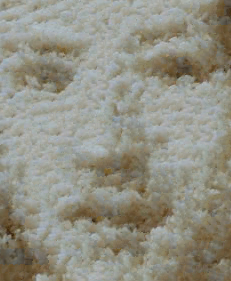

Source code (Python):
import numpy as np
from numpy.lib.stride_tricks import sliding_window_view

from pathlib import Path
from typing import Tuple, Union

from PIL import Image

def combine_cuts(h_cut, v_cut):
    v_cut_dict = dict([(v_cut[i], i) for i in range(len(v_cut))])
    h_cut_dict = dict([(h_cut[i], i) for i in range(len(h_cut))])

    for m in range(len(h_cut) - 1, -1, -1):
        (i, j) = h_cut[m]

        if (i, j) in v_cut_dict:
            n = v_cut_dict[(i, j)]
            return h_cut[m:], v_cut[(n + 1):]
        elif (i + 1, j) in v_cut_dict:
            n = v_cut_dict[(i + 1, j)]
            return h_cut[m:], v_cut[n:]
        elif (i + 1, j - 1) in v_cut_dict:
            n = v_cut_dict[(i + 1, j - 1)]
            return h_cut[m:], v_cut[n:]
        elif (i, j - 1) in v_cut_dict:
            n = v_cut_dict[(i, j - 1)]
            return h_cut[m:], v_cut[n:]
        elif (i - 1, j - 1) in v_cut_dict:
            n = v_cut_dict[(i - 1, j - 1)]
            return h_cut[m:], v_cut[n:]

    print("Shouldnt be here")
    assert False

def minimal_cost_path(B1, B2, block_dim, overlap):
    # Assume looking at column overlap
    B1_ov = convert_to_grayscale(B1[:, (block_dim[1] - overlap):, :])
    B2_ov = convert_to_grayscale(B2[:, :overlap, :])

    # Dynamic Programming for cut
    error_surface = np.power(B1_ov - B2_ov, 2)

    dp = np.zeros(error_surface.shape)
    paths = []
    for i in range(dp.shape[0]):
        for j in range(dp.shape[1]):
            dp[i, j] = error_surface[i, j]

            if i == 0:
                paths.append([])
            else:
                min_list = [(dp[i - 1, j], j)]
                if j - 1 >= 0:
                    min_list.append((dp[i - 1, j - 1], j - 1))
                if j + 1 < dp.shape[1]:
                    min_list.append((dp[i - 1, j + 1], j + 1))

                prev_min = min(min_list)
                dp[i, j] += prev_min[0]

                paths[j].append((i - 1, prev_min[1]))

    # Find min cost path
    min_index = 0
    for i in range(len(paths)):
        if dp[-1, i] < dp[-1, min_index]:
            min_index = i

    min_cost_path = paths[min_index]
    min_cost_path.append((dp.shape[0] - 1, min_index))

    return min_cost_path

def get_row_overlap_regions(neighbor, blocks, block_dim, overlap):
    # Get row overlap region from already placed neighbor
    neighbor_row_region = neighbor[(neighbor.shape[0] - overlap):, :, :]

    # Get row overlap regions of candidate texture blocks
    block_row_regions = blocks[:, :, :overlap, :, :]

    return neighbor_row_region, block_row_regions

def get_col_overlap_regions(neighbor, blocks, block_dim, overlap):
    # Get col overlap region from already placed neighbor
    neighbor_col_region = neighbor[:, (neighbor.shape[1] - overlap):, :]

    # Get col overlap regions of candidate texture blocks
    block_col_regions = blocks[:, :, :, :overlap, :]

    return neighbor_col_region, block_col_regions

def get_valid_blocks(neighbor_overlap, block_overlaps, scale=0.1):
    # Get matrix of L2 norms between block overlaps and neighbor overlap
    error_matrix = get_error_matrix(neighbor_overlap, block_overlaps)

    # Find error tolerance
    t = get_error_t(error_matrix, scale)

    return error_matrix <= t

def get_error_matrix(neighbor_overlap, block_overlaps):
    # Calculate L2 norm between overlaps
    error_matrix = np.power(block_overlaps - neighbor_overlap, 2)
    while len(error_matrix.shape) > 2:
        error_matrix = np.sum(error_matrix, axis=2)

    error_matrix = np.sqrt(error_matrix)

    # For 2D case
    # error_matrix = np.linalg.norm(block_overlaps - neighbor_overlap, axis=(2, 3))

    return error_matrix

def get_error_t(error_matrix, scale=0.1):
    # Grab value of second smallest total error and use to define error tolerance
    min_block_error = np.partition(np.reshape(error_matrix, (error_matrix.shape[0]*error_matrix.shape[1])), 1)[1]
    t = min_block_error + min_block_error * scale

    return t

def find_valid_block(row_neighbor, col_neighbor, curr_region, texture, c_texture, block_dim, overlap, cmap, alpha):
    # Get all candidate inserts from base texture
    blocks = sliding_window_view(texture, block_dim)
    c_blocks = sliding_window_view(c_texture, (block_dim[0], block_dim[1]))
    c_blocks = c_blocks[:, :, :cmap.shape[0], :cmap.shape[1]]

    # Reshape blocks matrix appropriately
    blocks = np.reshape(blocks, (blocks.shape[0], blocks.shape[1], blocks.shape[3], blocks.shape[4], blocks.shape[5]))

    valid_block_indexes = []
    scale = 0.1
    while len(valid_block_indexes) == 0:
        # Prepare boolean matrix that will designate blocks that satisfy error
        # constraints in row + col overlap regions
        valid_blocks = np.ones((blocks.shape[0], blocks.shape[1]))

        # Alternative: Prepare error matrix to determine sampling
        error_matrix = np.zeros((blocks.shape[0], blocks.shape[1]))
        flag = False

        # If testing error tolerance horizontally
        if row_neighbor is not None:
            # Cut blocks to match neighbor dimensions
            row_blocks = blocks[:, :, :row_neighbor.shape[0], :row_neighbor.shape[1], :]

            # Get row overlap regions of neighbor + blocks
            neighbor_row_region, block_row_regions = get_row_overlap_regions(row_neighbor, row_blocks, block_dim, overlap)

            # # Get boolean matrix of blocks that satisfy error tolerance in row
            # # overlap region
            # row_valid_blocks = get_valid_blocks(neighbor_row_region, block_row_regions, scale)
            #
            # # Adjust overall boolean matrix with new info
            # valid_blocks *= row_valid_blocks

            # Compute error matrix and add to total error matrix
            row_error_matrix = get_error_matrix(neighbor_row_region, block_row_regions)
            error_matrix += row_error_matrix
            flag = True

        # If testing error tolerance vertically
        if col_neighbor is not None:
            # Cut bocks to match neighbor dimensions
            col_blocks = blocks[:, :, :col_neighbor.shape[0], :col_neighbor.shape[1], :]

            # Get col overlap regions of neighbor + blocks
            neighbor_col_region, block_col_regions = get_col_overlap_regions(col_neighbor, col_blocks, block_dim, overlap)

            # # Get boolean matrix of blocks that satisfy error tolerance in col
            # # overlap region
            # col_valid_blocks = get_valid_blocks(neighbor_col_region, block_col_regions, scale)
            #
            # # Adjust overall boolean matrix with new info
            # valid_blocks *= col_valid_blocks

            # Compute error matrix and add to total error matrix
            col_error_matrix = get_error_matrix(neighbor_col_region, block_col_regions)
            error_matrix += col_error_matrix
            flag = True

        if not flag:
            # If we didnt use row or col neighbor, all blocks have same error
            error_matrix += 1

        if curr_region is not None:
            # Check correspondence with previous iteration
            error_matrix += get_error_matrix(curr_region, blocks[:, :, :curr_region.shape[0], :curr_region.shape[1], :])

        # Get error between blocks and correspondence map
        c_error_matrix = get_error_matrix(cmap, c_blocks)
        error_matrix = alpha * error_matrix + (1 - alpha) * c_error_matrix

        # Get error tolerance
        t = get_error_t(error_matrix)

        # Valid blocks meet error tolerance t
        valid_blocks = error_matrix <= t

        # Get all indexes of blocks whose overlap satify the error tolerance
        valid_block_indexes = np.argwhere(valid_blocks)
        scale *= 2

    # Randomly choose index of valid block
    rnd_choice = np.random.choice(range(len(valid_block_indexes)))
    chosen_block_index = valid_block_indexes[rnd_choice]

    # Grab randomly chosen block
    chosen_block = blocks[chosen_block_index[0], chosen_block_index[1], :, :, :]

    return np.copy(chosen_block)

def insert_block(quilt, x, y, block, block_dim, h_cut, v_cut):
    wipe = np.zeros(block_dim)

    # Copy for visualizing
    new_block = np.copy(block)

    if h_cut is not None:
        for cut_loc in h_cut:
            (i, j) = cut_loc

            wipe[:i, j, :] = 1
            block[:i, j, :] = 0

            new_block[i, j, 0] = 1
            new_block[i, j, 1] = 0
            new_block[i, j, 2] = 0

    if v_cut is not None:
        for cut_loc in v_cut:
            (i, j) = cut_loc

            wipe[i, :j, :] = 1
            block[i, :j, :] = 0

            new_block[i, j, 0] = 1
            new_block[i, j, 1] = 0
            new_block[i, j, 2] = 0

    if h_cut is not None and v_cut is not None:
        # Check if first cut loc for h_cut lies on top of first cut_loc for
        # v_cut, if it does use it to clear out remaining area. Otherwise
        # use first v_cut
        if h_cut[0][0] == v_cut[0][0] - 1 and h_cut[0][1] == v_cut[0][1]:
            wipe[:(h_cut[0][0] + 1), :(h_cut[0][1]), :] = 1
            block[:(h_cut[0][0] + 1), :(h_cut[0][1]), :] = 0
        else:
            wipe[:(v_cut[0][0]), :(v_cut[0][1] + 1), :] = 1
            block[:(v_cut[0][0]), :(v_cut[0][1] + 1), :] = 0

    # Cut wipe and block if at right edge or bottom boundary before inserting
    quilt[x:(x + block_dim[0]), y:(y + block_dim[1]), :] *= wipe[:min(quilt.shape[0] - x, block_dim[0]), :min(quilt.shape[1] - y, block_dim[1]), :]
    quilt[x:(x + block_dim[0]), y:(y + block_dim[1]), :] += block[:min(quilt.shape[0] - x, block_dim[0]), :min(quilt.shape[1] - y, block_dim[1]), :]

    # write_image("cut.png", new_block)

    return quilt

def make_quilt(texture, c_texture, output, block_dim, overlap, cmap, alpha, N):
    output_dim = output.shape

    # Compute step size for iterations
    row_step = block_dim[0] - overlap
    col_step = block_dim[1] - overlap
    for i in range(0, output_dim[0], row_step):
        for j in range(0, output_dim[1], col_step):
            row_neighbor = None
            col_neighbor = None

            # Grab row and col neighbors if they exist
            if i != 0:
                row_neighbor = output[(i - row_step):(i - row_step + block_dim[0]), j:(j + block_dim[1]), :]
            if j != 0:
                col_neighbor = output[i:(i + block_dim[0]), (j - col_step):(j - col_step + block_dim[1]), :]

            if N == 0:
                curr_region = None
            else:
                curr_region = output[i:(i + block_dim[0]), j:(j + block_dim[1])]

            clip_cmap = cmap[i:(i + block_dim[0]), j:(j + block_dim[1])]
            # Get Valid Block to Insert
            new_block = find_valid_block(row_neighbor, col_neighbor, curr_region, texture, c_texture, block_dim, overlap, clip_cmap, alpha)

            # Chop block to fit into output
            new_block = new_block[:min(output.shape[0] - i, block_dim[0]), :min(output.shape[1] - j, block_dim[1]), :]

            h_cut = None
            v_cut = None
            # Compute min cost paths for horizontal and vertical cuts
            if row_neighbor is not None:
                h_cut = [(r, q) for (q, r) in minimal_cost_path(np.transpose(row_neighbor, (1, 0, 2)), np.transpose(new_block, (1, 0, 2)), block_dim, overlap)]
            if col_neighbor is not None:
                v_cut = minimal_cost_path(col_neighbor, new_block, block_dim, overlap)

            # Insert block while applying cut(s)
            if h_cut is not None or v_cut is not None:
                if h_cut is not None and v_cut is not None:
                    h_cut, v_cut = combine_cuts(h_cut, v_cut)

                # Insert Block
                output = insert_block(output, i, j, new_block, block_dim, h_cut, v_cut)
            else:
                # If first block, just insert
                output[:block_dim[0], :block_dim[1], :] = new_block

            # write_image("transfer.png", output)
    return output

#------------------------------------------------------------------------------

def read_image(path: Union[Path, str]) -> np.ndarray:
    '''
    Read a PNG or JPG image an array of linear RGB radiance values ∈ [0,1].
    '''
    return (np.float32(Image.open(path)) / 255)**2.2


def write_image(path: Union[Path, str], image: np.ndarray) -> None:
    '''
    Write an array of linear RGB radiance values ∈ [0,1] as a PNG or JPG image.
    '''
    Image.fromarray(np.uint8(255 * image.clip(0, 1)**(1/2.2))).save(path)

def convert_to_grayscale(im):
    R = im[:, :, 0]
    G = im[:, :, 1]
    B = im[:, :, 2]

    Y = 0.3 * R + 0.6 * G + 0.1 * B
    return Y

if __name__ == "__main__":
    textures = ["rice"]

    for texture in textures:
        # Get correspondence map
        cmap = convert_to_grayscale(read_image("bill.jpg"))

        # Load Texture
        im = read_image(f"{texture}.jpg")
        if len(im.shape) == 2:
            new_im = np.zeros((im.shape[0], im.shape[1], 3))
            new_im[:, :, 0] = im
            im = new_im

        output_dim = (cmap.shape[0], cmap.shape[1], 3)
        output = np.zeros(output_dim)
        N = 3
        alpha = 0.1
        block_dim = (90, 90, 3)

        for n in range(N):
            overlap = int(block_dim[0] / 5)

            output = make_quilt(im, convert_to_grayscale(im), output, block_dim, overlap, cmap, alpha, N)

            block_dim = (int(block_dim[0] / 3), int(block_dim[1] / 3), 3)
            alpha = 0.8 * (n / (N - 1)) + 0.1

        # Save Quilt
        write_image(f"new_transfer_{texture}.png", output)
